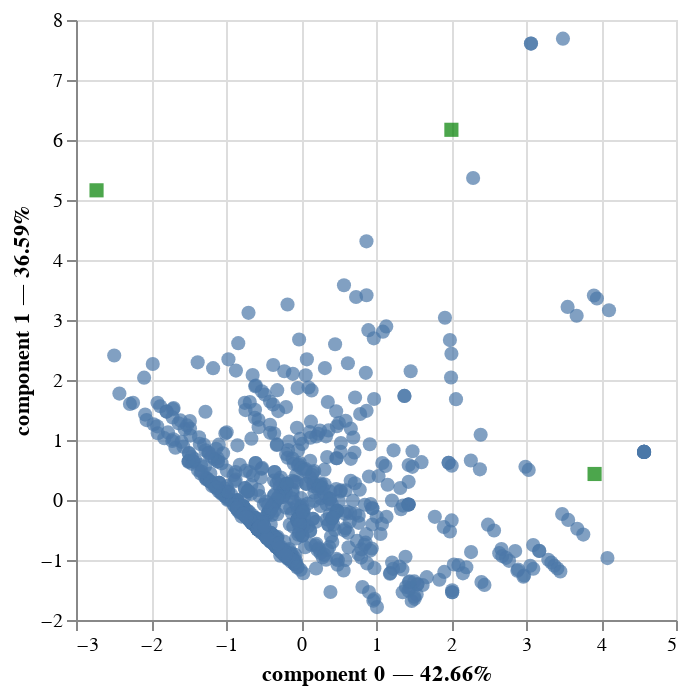

The cell this chart's notebook holds for it:
### Code cell
# %load solutions/pmca/plot_pca_prince.py
pca.plot(titanic_quanti,
         x_component=0,
         y_component=1
         #color_rows_by='survived',
         #show_row_markers=True,
         #show_column_markers=True
)

### Figure 1 — Vega-Lite specification as saved in the notebook (floating-point values rounded to 4 significant figures; data arrays with more than 128 entries replaced by an {"elided": "..."} marker saying what was removed)
{"config": {"view": {"continuousWidth": 300, "continuousHeight": 300}}, "layer": [{"data": {"name": "data-109a65e56c2d3a457e90e5b845042e48"}, "mark": {"type": "circle", "size": 50}, "encoding": {"tooltip": [{"field": "survived", "type": "nominal"}, {"field": "component 0", "type": "quantitative"}, {"field": "component 1", "type": "quantitative"}], "x": {"axis": {"title": "component 0 — 42.66%"}, "field": "component 0", "scale": {"zero": false}, "type": "quantitative"}, "y": {"axis": {"title": "component 1 — 36.59%"}, "field": "component 1", "scale": {"zero": false}, "type": "quantitative"}}, "name": "view_4"}, {"data": {"name": "data-1546d797a613ed81b7c1b6d9936b0206"}, "mark": {"type": "square", "color": "green", "size": 50}, "encoding": {"tooltip": [{"field": "variable", "type": "nominal"}], "x": {"field": "component 0", "scale": {"zero": false}, "type": "quantitative"}, "y": {"field": "component 1", "scale": {"zero": false}, "type": "quantitative"}}}], "params": [{"name": "param_8", "select": {"type": "interval", "encodings": ["x", "y"]}, "bind": "scales", "views": ["view_4"]}], "$schema": "https://vega.github.io/schema/vega-lite/v5.17.0.json", "datasets": {"data-109a65e56c2d3a457e90e5b845042e48": {"elided": "876 records"}, "data-1546d797a613ed81b7c1b6d9936b0206": [{"variable": "age", "component 0": -2.726, "component 1": 5.161, "component 2": -2.229, "label": "age"}, {"variable": "fare", "component 0": 2.005, "component 1": 6.17, "component 2": 2.047, "label": "fare"}, {"variable": "family_size", "component 0": 3.914, "component 1": 0.4336, "component 2": -2.601, "label": "family_size"}]}}
